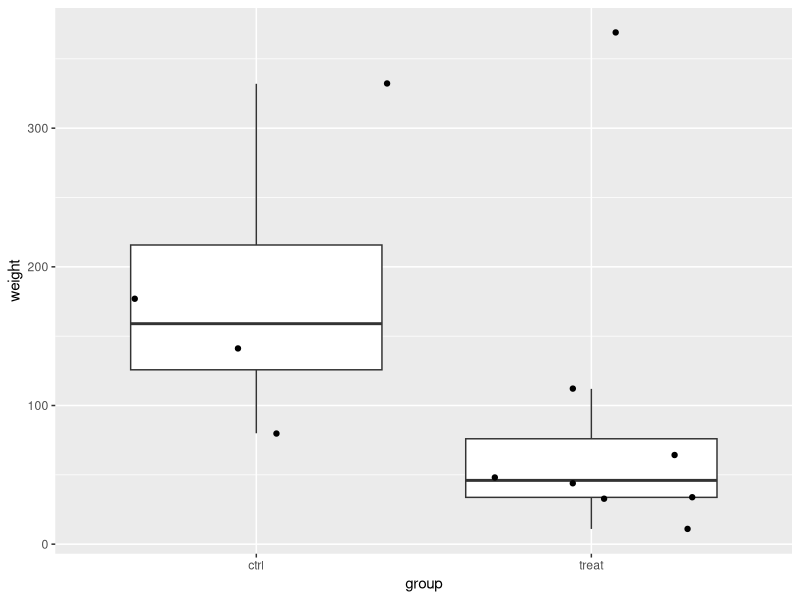
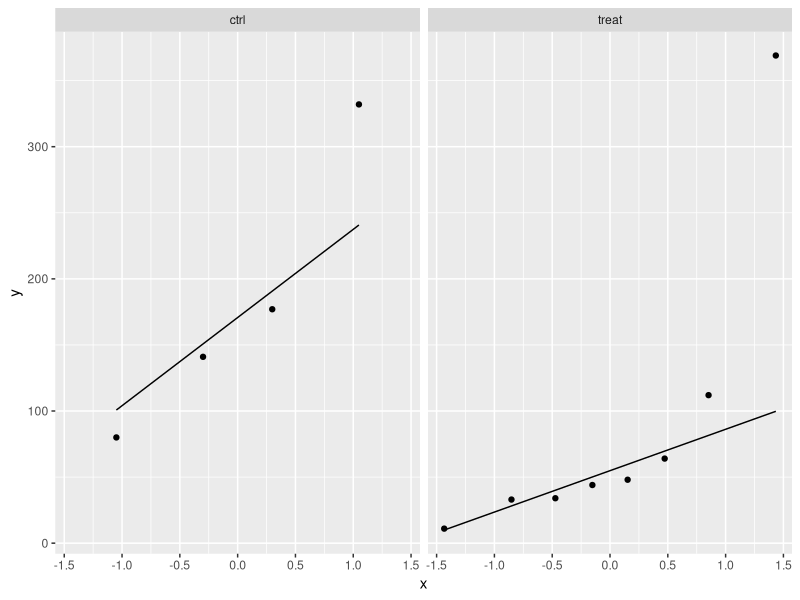
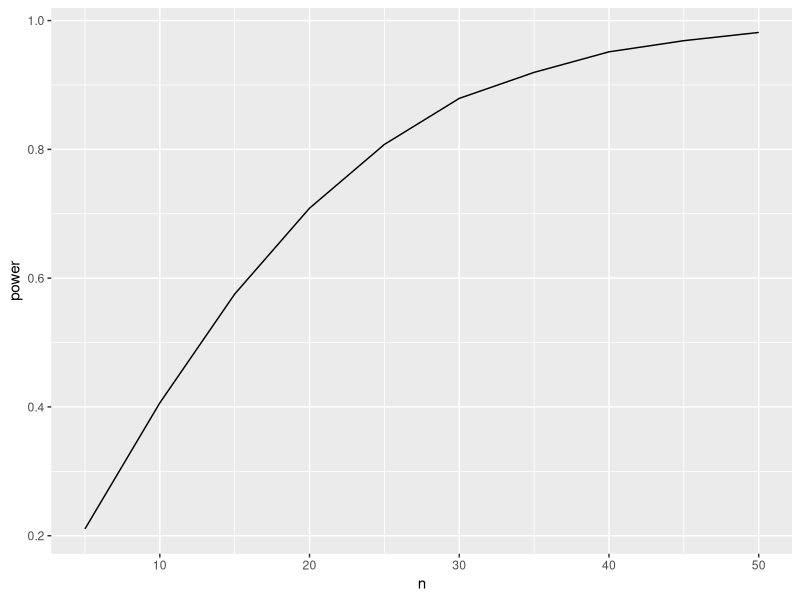
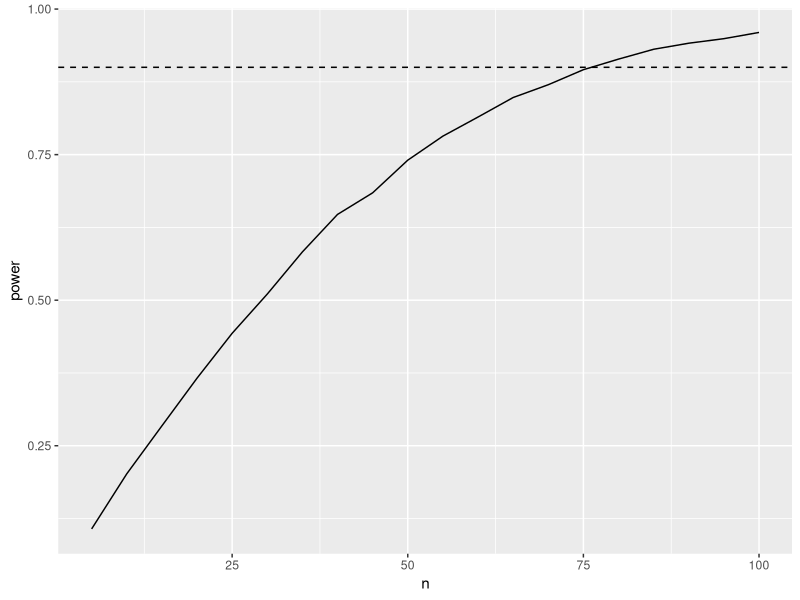

Reproduce these figures in R, in order.
## ---- chunk 1
library(tidyverse)
## ---- chunk 2
rodents <- data.frame(weight = c(11, 33, 48, 34, 112, 369, 64, 44, 177, 80, 141, 332), group = as.factor(c(rep("treat", 8), rep("ctrl", 4))))
rodents
## ---- chunk 3
rodents |>
  ggplot(aes(x = group, y = weight)) +
  geom_boxplot(outlier.shape = NA) +
  geom_jitter()

rodents |>
  ggplot(aes(sample = weight)) +
  geom_qq() +
  geom_qq_line() +
  facet_wrap(~group)
## ---- chunk 4
lm1 <- lm(weight ~ group, rodents)
summary(lm1)
## ---- chunk 5
simFast <- function(form, data, betas, sd, contrasts, alpha = .05, nSim = 10000) {
  ySim <- rnorm(nrow(data) * nSim, sd = sd)
  dim(ySim) <- c(nrow(data), nSim)
  design <- model.matrix(form, data)
  ySim <- ySim + c(design %*% betas)
  ySim <- t(ySim)

  ### Fitting
  fitAll <- limma::lmFit(ySim, design)

  ### Inference
  varUnscaled <- c(t(contrasts) %*% fitAll$cov.coefficients %*% contrasts)
  contrasts <- fitAll$coefficients %*% contrasts
  seContrasts <- varUnscaled^.5 * fitAll$sigma
  tstats <- contrasts / seContrasts
  pvals <- pt(abs(tstats), fitAll$df.residual, lower.tail = FALSE) * 2
  return(mean(pvals < alpha))
}
## ---- chunk 6
betas <- lm1$coefficients

nSim <- 10000
form <- ~group
sd <- sigma(lm1)
contrast <- limma::makeContrasts("grouptreat", levels = names(lm1$coefficients))
alpha <- 0.05

power <- simFast(form, rodents, betas, sd, contrasts = contrast, alpha = alpha, nSim = nSim)
power
## ---- chunk 7
betas <- lm1$coefficients
nSim <- 10000
form <- ~group
sd <- sigma(lm1)
contrast <- limma::makeContrasts("grouptreat", levels = names(lm1$coefficients))
n1 <- n2 <- nrow(rodents) / 2
predictorData <- data.frame(group = rep(c("ctrl", "treat"), c(n1, n2)) |> as.factor())

powerBalanced <- simFast(form, predictorData, betas, sd, contrasts = contrast, alpha = alpha, nSim = nSim)
powerBalanced
## ---- chunk 8
sqrt(1 / sum(rodents$group == "treat") + 1 / sum(rodents$group == "ctrl"))
sqrt(1 / n1 + 1 / n1)
## ---- chunk 9
set.seed(1400)
betas <- lm1$coefficients
nSim <- 10000
form <- ~group
sd <- sigma(lm1)
power <- data.frame(n = seq(5, 50, 5), power = NA)
alpha <- 0.05
contrast <- limma::makeContrasts("grouptreat", levels = names(lm1$coefficients))

for (i in 1:nrow(power))
{
  n1 <- n2 <- power$n[i]
  predictorData <- data.frame(group = rep(c("ctrl", "treat"), c(n1, n2)) |> as.factor())
  power$power[i] <- simFast(form, predictorData, betas, sd, contrasts = contrast, alpha = alpha, nSim = nSim)
}
power
## ---- chunk 10
power |>
  ggplot(aes(x = n, y = power)) +
  geom_line()
## ---- chunk 11
power.t.test(delta = lm1$coef[2], sd = sigma(lm1), power = .9)
## ---- chunk 12
set.seed(1400)
betas <- c(0, 60)
nSim <- 10000
form <- ~group
sd <- sigma(lm1)
power2 <- data.frame(n = seq(5, 100, 5), power = NA)
alpha <- 0.05
contrast <- limma::makeContrasts("grouptreat", levels = names(lm1$coefficients))

for (i in 1:nrow(power2))
{
  n1 <- n2 <- power2$n[i]
  predictorData <- data.frame(group = rep(c("ctrl", "treat"), c(n1, n2)) |> as.factor())
  power2$power[i] <- simFast(form, predictorData, betas, sd, contrasts = contrast, alpha = alpha, nSim = nSim)
}
power2
## ---- chunk 13
power2 |>
  ggplot(aes(x = n, y = power)) +
  geom_line() +
  geom_hline(yintercept = .9, lty = 2)
## ---- chunk 14
b1 <- -60
power <- .9
power.t.test(d = b1, sd = sigma(lm1), type = "two.sample", power = power)
